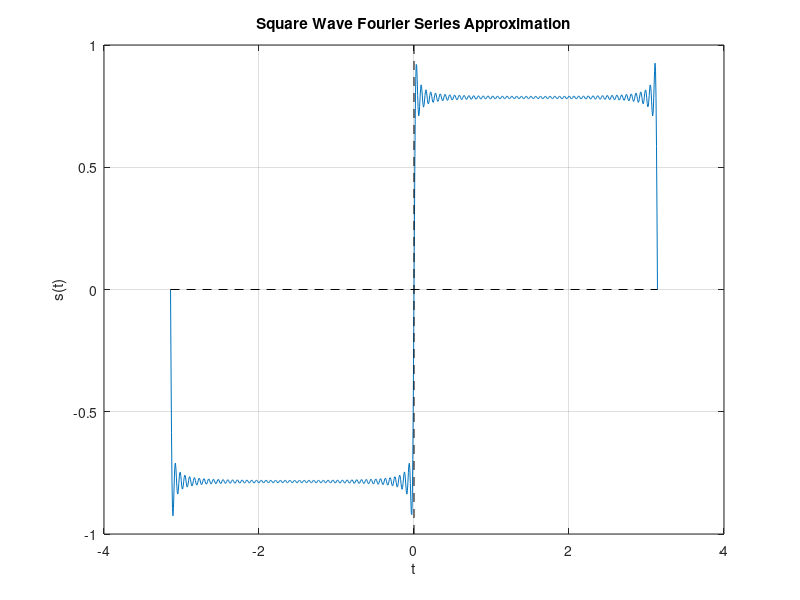

Write the MATLAB code that produced this figure.
% UNSTYLED

% SPDX-License-Identifier: GPL-3.0-or-later
%
% assignment02.m -- Second homework exploring vectorization
% Copyright (C) 2024 Your Name <your.email@example.com>

% 1. Create vectors
u = [-4, -2, 0, 2, 4];  % Row vector
v = [0, pi / 4, pi / 2, 3 * pi / 4, pi];  % Row vector

% 2. Calculate factorial using prod()
f = prod(1:10);  % 10!

% 3. Create matrices
% (a) Create 2x4 matrix with specific pattern
A = zeros(2, 4);  % Initialize with zeros
A(1, 1) = 1;  % Set first element of first row
A(2, 3) = 1;  % Set third element of second row

% (b) Create 4x4 matrix B
% Using reshape and column-major order to create the matrix
B = reshape([1 3 5 7 9 11 13 15 2 4 6 8 10 12 14 16], [4, 4]);

% 4. Plot square wave Fourier series approximation
% Create time vector with 1000 points
t = linspace(-pi, pi, 1000);

% Generate n values from 0 to 50
n = 0:50;

% Create matrix of a_n values (2n + 1)
a_n = 2 * n + 1;

% Use broadcasting to create matrix of a_n*t values
% Each row corresponds to a different n, each column a different t
[A_n, T] = meshgrid(a_n, t);

% Calculate sum of sine terms using matrix operations
s = sum(sin(A_n .* T) ./ A_n, 2);

% Plot the result
plot(t, s);
xlabel('t');
ylabel('s(t)');
title('Square Wave Fourier Series Approximation');
grid on;

% Optional: Add axis lines for better visualization
hold on;
plot([-pi pi], [0 0], 'k--');  % x-axis
plot([0 0], ylim, 'k--');      % y-axis
hold off; 